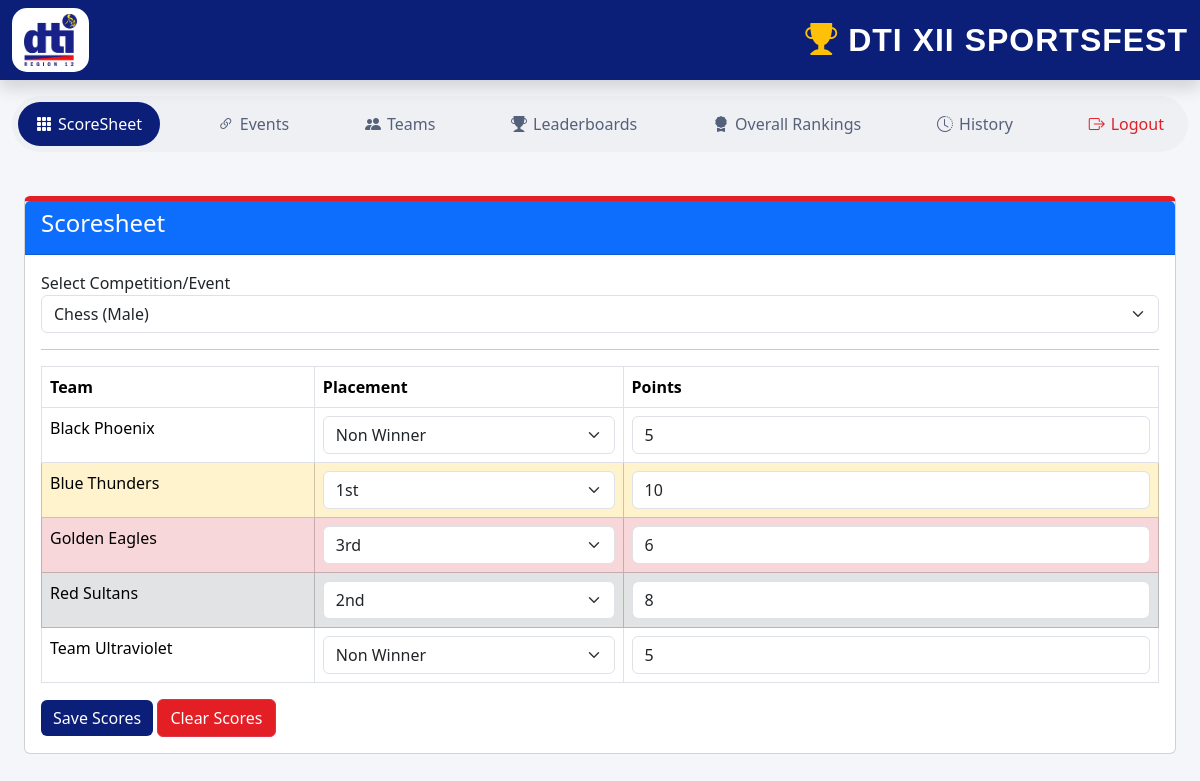
Page /scoresheet.php?event=14 (signed in) on the committed database.
### tables this page shows
CREATE TABLE `teams` (
  `id` int(11) NOT NULL,
  `team_name` varchar(100) NOT NULL,
  `created_at` timestamp NOT NULL DEFAULT current_timestamp(),
  `logo` varchar(255) DEFAULT NULL
);

CREATE TABLE `scores` (
  `id` int(11) NOT NULL,
  `event_id` int(11) NOT NULL,
  `team_id` int(11) NOT NULL,
  `placement` int(11) NOT NULL,
  `points` int(11) NOT NULL,
  `created_at` timestamp NOT NULL DEFAULT current_timestamp(),
  `updated_at` timestamp NOT NULL DEFAULT current_timestamp() ON UPDATE current_timestamp()
);

### scoresheet.php (the view, shortened to what this page needs)
<?php
include 'config/database.php';
include 'includes/header.php';
?>
<?php include 'includes/topnav.php'; ?>
<div class="container-fluid p-4">
    <div class="card">
        <div class="card-header bg-primary text-white">
            <h4>Scoresheet</h4>
        </div>
        <div class="card-body">
            <form method="GET">
                <label>Select Competition/Event</label>
                <select name="event" class="form-select" onchange="this.form.submit()">
                    <?php
                    $events = $conn->query("SELECT * FROM events ORDER BY event_name");
                    while ($e = $events->fetch_assoc()) {
                        $selected = (isset($_GET['event']) && $_GET['event'] == $e['id']) ? "selected" : "";
                        echo "<option value='{$e['id']}' $selected>{$e['event_name']}</option>";
                    }
                    ?>
                </select>
            </form>
            <hr>
            <?php
            if (isset($_GET['event'])) {
                $eventID = intval($_GET['event']);
            ?>
                <form action="actions/save_scores.php" method="POST">
                    <table class="table table-bordered">
                        <thead>
                            <tr>
                                <th>Team</th>
                                <th>Placement</th>
                                <th>Points</th>
                            </tr>
                        </thead>
                        <tbody>
                            <?php
                            $teams = $conn->query("SELECT * FROM teams ORDER BY team_name");
                            while ($team = $teams->fetch_assoc()) {
                                $teamID = $team['id'];
                                $saved = $conn->query("
        SELECT placement,points
        FROM scores
        WHERE event_id=$eventID
        AND team_id=$teamID
    ")->fetch_assoc();
                                $placement = $saved['placement'] ?? "";
                                $point     = $saved['points'] ?? "";
                            ?>
                                <tr class="<?php
                                            switch ($placement) {
                                                case 1:
                                                    echo 'table-warning';
                                                    break;
                                                case 2:
                                                    echo 'table-secondary';
                                                    break;
                                                case 3:
                                                    echo 'table-danger';
                                                    break;
                                            }
                                            ?>">
                                    <td>
                                        <?= htmlspecialchars($team['team_name']) ?>
                                    </td>
                                    <td>
                                        <select class="form-select placement" name="placement[]">
                                            <option value="1" <?= $placement == 1 ? 'selected' : '' ?>>1st</option>
                                            <option value="2" <?= $placement == 2 ? 'selected' : '' ?>>2nd</option>
                                            <option value="3" <?= $placement == 3 ? 'selected' : '' ?>>3rd</option>
                                            <option value="99" <?= $placement == 99 ? 'selected' : '' ?>>Non Winner</option>
                                        </select>
                                    </td>
                                    <td>
                                        <input type="text" class="form-control points" name="points[]" value="<?= $point ?>" readonly>
                                    </td>
                                </tr>
                            <?php } ?>
                        </tbody>
                    </table>
                    <button class="btn btn-primary">
                        Save Scores
                    </button>
                    <a href="actions/clear_scores.php?event=<?= $eventID ?>"
                        class="btn btn-danger"
                        onclick="return confirm('Are you sure you want to clear all scores for this event?');">
                        Clear Scores
                    </a>
                </form>
            <?php } ?>
        </div>
    </div>
</div>
<?php include 'includes/footer.php'; ?>

### assets/css/style.css (style rules this page uses)
body { background: #f4f6f9; }
.card { border-top: 5px solid #e31e24; }
.btn-primary { background: #0b1e78; border: none; }
.btn-danger { background: #e31e24; }
.table thead { background: #0b1e78; color: white; }

### rows in the picture
teams: team_name "Black Phoenix", points "5"
teams: team_name "Blue Thunders", points "10"
teams: team_name "Golden Eagles", points "6"
teams: team_name "Red Sultans", points "8"
teams: team_name "Team Ultraviolet", points "5"

### other values in the picture
form field event "Chess (Male)"
